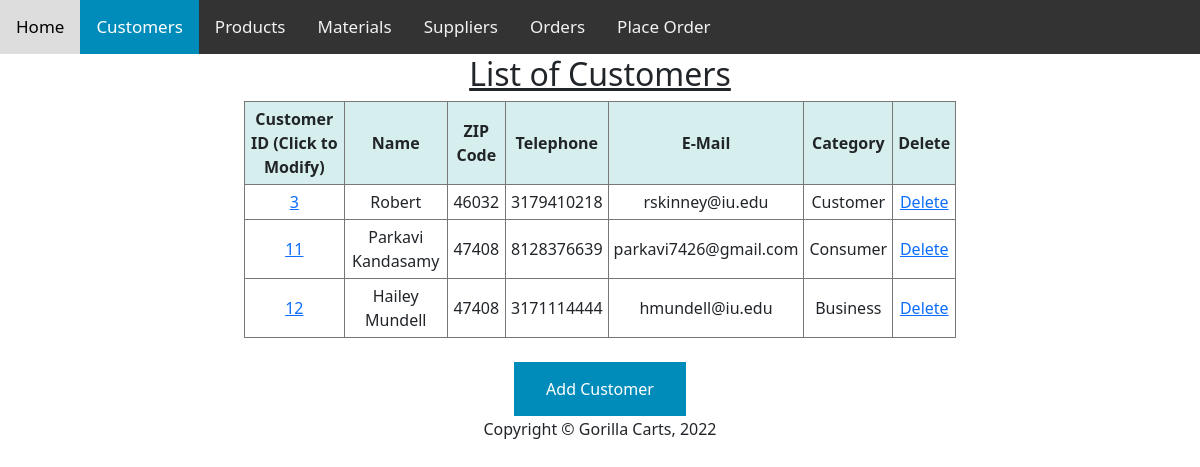
Page /customers on the committed database.
### tables this page shows
CREATE TABLE Customers (CustomerID integer PRIMARY KEY AUTOINCREMENT, Name text, ZIP text, Telephone text, Email text, Category text);

### app.py (the view)
@app.route("/customers", methods=["GET"]) # Decorator
def customerslist():
    if request.method == "GET":
        bList=Cart.getAllCustomers()
        return render_template('customers.html',message=bList)

### objects.py (called while the page is built)
    @classmethod
    def getAllCustomers(cls):
        con = sqlite3.connect('Carts.db')
        con.execute("CREATE TABLE IF NOT EXISTS Customers (CustomerID integer PRIMARY KEY AUTOINCREMENT, Name text, ZIP text, Telephone text, Email text, Category text)")
        cursorObj = con.cursor()
        cursorObj.execute('SELECT * FROM Customers;')
        allRows = cursorObj.fetchall()
        CustomerList = []
        for individualRow in allRows:
            b = {"CustomerID": individualRow[0], "Name" : individualRow[1], "ZIP" : individualRow[2], "Telephone": individualRow[3], "Email": individualRow[4], "Category": individualRow[5] }
            CustomerList.append(b)
        return CustomerList

### templates/customers.html (shortened to what this page needs)
{% extends "layout.html" %}
{% block head %}
    <div class="topnav">
      <a href="/index">Home</a>
      <a class="active" href="/customers">Customers</a>
      <a href="/products">Products</a>
      <a href="/materials">Materials</a>
      <a href="/suppliers">Suppliers</a>
      <a href="/orders">Orders</a>
      <a href="/placeorder">Place Order</a>
    </div>
{% endblock %}
{% block body %}
<form>
     <H2><u>List of Customers</u></H2>
     <TABLE style="border-collapse: collapse;">
         <TR style="background-color: #D6EEEE;">
            <TH style="padding: 5px; border: solid 1px #777;">Customer ID (Click to Modify)</TD>
            <TH style="padding: 5px; border: solid 1px #777;">Name</TD>
            <TH style="padding: 5px; border: solid 1px #777;">ZIP Code</TD>
            <TH style="padding: 5px; border: solid 1px #777;">Telephone</TD>
            <TH style="padding: 5px; border: solid 1px #777;">E-Mail</TD>
            <TH style="padding: 5px; border: solid 1px #777;">Category</TD>
            <TH style="padding: 5px; border: solid 1px #777;">Delete</TD>
        </TH>
         {% for b in message %}
             <TR>
                  <TD style="padding: 5px; border: solid 1px #777;"><a href="{{ url_for('EditFUNCTION', title=b.CustomerID) }}">{{b.CustomerID}}</a></TD>
                  <TD style="padding: 5px; border: solid 1px #777;">{{b.Name}}</TD>
                  <TD style="padding: 5px; border: solid 1px #777;">{{b.ZIP}}</TD>
                  <TD style="padding: 5px; border: solid 1px #777;">{{b.Telephone}}</TD>
                  <TD style="padding: 5px; border: solid 1px #777;">{{b.Email}}</TD>
                  <TD style="padding: 5px; border: solid 1px #777;">{{b.Category}}</TD>
                  <TD style="padding: 5px; border: solid 1px #777;"><a href="{{ url_for('deleteFromList', title=b.CustomerID) }}">Delete</a></TD>
             </TR>
         {% endfor %}
     </TABLE>
     <br>
    <a href="/addcustomer" style="background-color: #008CBA; border: none; color: white; padding: 15px 32px; text-align: center; text-decoration: none; display: inline-block; font-size: 16px;">Add Customer</a>
{% endblock %}

### static/css/style.css (style rules this page uses)
body { margin: 0; font-family: Arial, Helvetica, sans-serif; }
.topnav { overflow: hidden; background-color: #333; }
.topnav a { float: left; color: #f2f2f2; text-align: center; padding: 14px 16px; text-decoration: none; font-size: 17px; }
.topnav a.active { background-color: #008CBA; color: white; }
table { width: 80%; margin-left: auto; margin-right: auto; }
th { height: 30px; }
h2 { text-align:center; }
th, td { text-align:center; }

### rows in the picture
Customers: CustomerID "3", Name "Robert", ZIP "46032", Telephone "3179410218", Email "rskinney@iu.edu", Category "Customer"
Customers: CustomerID "11", Name "Parkavi Kandasamy", ZIP "47408", Telephone "8128376639", Email "parkavi7426@gmail.com", Category "Consumer"
Customers: CustomerID "12", Name "Hailey Mundell", ZIP "47408", Telephone "3171114444", Email "hmundell@iu.edu", Category "Business"
